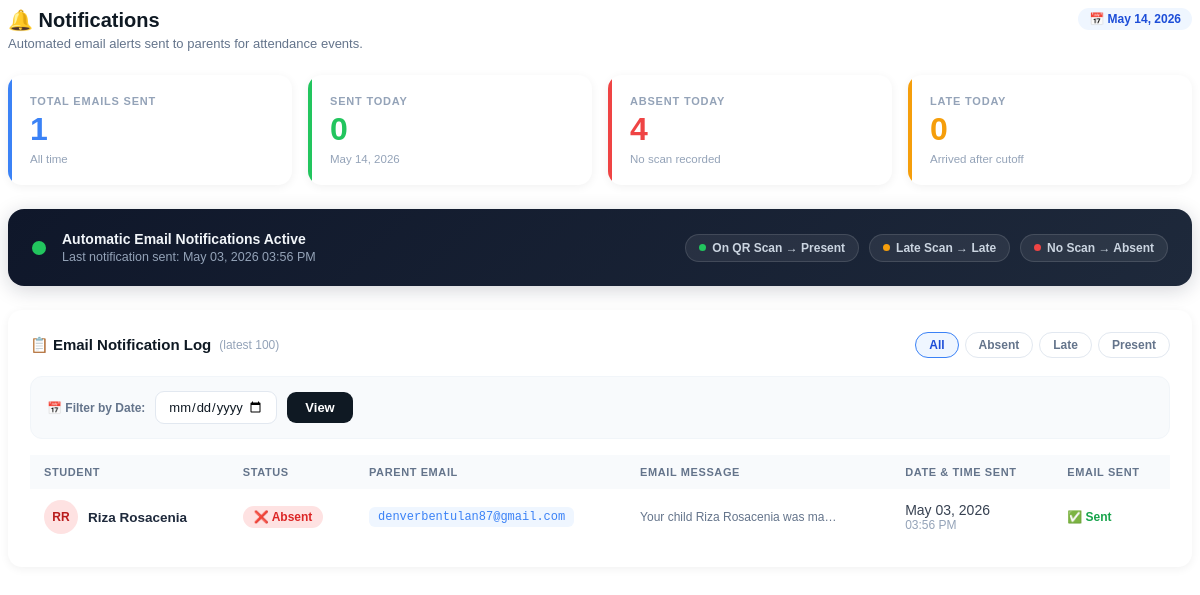
The page /pages/notifications.php on the database as committed earlier.
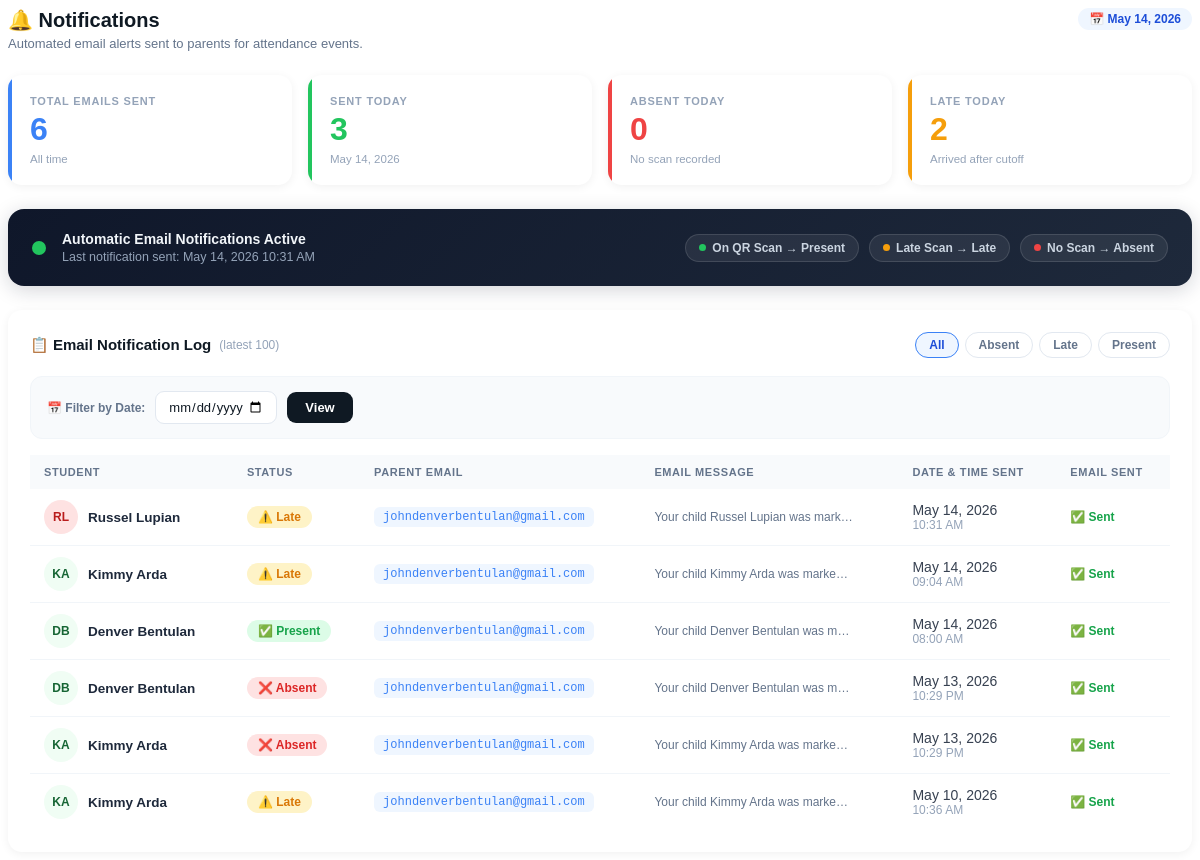
The same page on the database as committed later.
### tables this page shows
CREATE TABLE `notifications` (
  `id` int(11) NOT NULL,
  `student_id` int(11) DEFAULT NULL,
  `message` text NOT NULL,
  `created_at` datetime DEFAULT current_timestamp(),
  `sender` varchar(100) NOT NULL,
  `is_read` tinyint(1) DEFAULT 0
);

CREATE TABLE `users` (
  `id` int(11) NOT NULL,
  `fullname` varchar(255) NOT NULL,
  `email` varchar(255) NOT NULL,
  `role` enum('admin','teacher','student','parent') NOT NULL DEFAULT 'student',
  `password` varchar(255) NOT NULL,
  `date_added` datetime DEFAULT current_timestamp(),
  `parent_email` varchar(255) DEFAULT NULL,
  `qr_code` varchar(500) DEFAULT NULL,
  `qr_token` varchar(100) DEFAULT NULL
);

### pages/notifications.php (the view, shortened to what the changed rows need)
<?php
include 'includes/db.php';
$today = date('Y-m-d');
$log_date = !empty($_GET['log_date']) ? $conn->real_escape_string($_GET['log_date']) : '';
$log_date_where = $log_date ? "AND DATE(n.created_at) = '$log_date'" : "";
$stat_date = $log_date ?: $today;
$counts = ['absent' => 0, 'late' => 0, 'present' => 0];
$lateRow = $conn->query("
    SELECT COUNT(*) as cnt FROM attendance
    WHERE scan_date = '$stat_date' AND status = 'late'
")->fetch_assoc();
$counts['late'] = (int)$lateRow['cnt'];
$presentRow = $conn->query("
    SELECT COUNT(*) as cnt FROM attendance
    WHERE scan_date = '$stat_date' AND status IN ('present','on_time')
")->fetch_assoc();
$counts['present'] = (int)$presentRow['cnt'];
$absentRow = $conn->query("
    SELECT COUNT(*) as cnt FROM users
    WHERE role = 'student'
      AND id NOT IN (
          SELECT DISTINCT student_id FROM attendance
          WHERE scan_date = '$stat_date'
            AND status IN ('present', 'on_time', 'late')
      )
")->fetch_assoc();
$counts['absent'] = (int)$absentRow['cnt'];
$totalRow  = $conn->query("SELECT COUNT(*) as total FROM notifications")->fetch_assoc();
$totalSent = $totalRow['total'] ?? 0;
$todaySentRow = $conn->query("SELECT COUNT(*) as cnt FROM notifications WHERE DATE(created_at) = '$stat_date'")->fetch_assoc();
$todaySent = (int)$todaySentRow['cnt'];
$lastRow = $conn->query("SELECT created_at FROM notifications ORDER BY created_at DESC LIMIT 1")->fetch_assoc();
$lastSentTime = $lastRow ? date('M d, Y h:i A', strtotime($lastRow['created_at'])) : 'No notifications yet';
$log = $conn->query("
    SELECT
        n.id,
        n.message,
        n.created_at,
        n.sender,
        n.is_read,
        u.fullname   AS student_name,
        u.parent_email
    FROM notifications n
    JOIN users u ON u.id = n.student_id
    WHERE 1=1 $log_date_where
    ORDER BY n.created_at DESC
    LIMIT 100
");
function getInitials($name) {
    $parts    = array_filter(explode(' ', trim($name)));
    $initials = '';
    foreach (array_slice($parts, 0, 2) as $part)
        $initials .= strtoupper(mb_substr($part, 0, 1));
    return $initials ?: '?';
}
function avatarColor($name) {
    $colors = [
        ['#dbeafe','#1d4ed8'],
        ['#dcfce7','#15803d'],
        ['#ede9fe','#6d28d9'],
        ['#fef3c7','#92400e'],
        ['#fee2e2','#b91c1c'],
        ['#e0f2fe','#0369a1'],
        ['#fce7f3','#9d174d'],
        ['#f0fdf4','#166534'],
    ];
    return $colors[abs(crc32($name)) % count($colors)];
}
function detectStatus($message) {
    $msg = strtolower(strip_tags($message));
    if (str_contains($msg, 'absent'))  return 'absent';
    if (str_contains($msg, 'late'))    return 'late';
    if (str_contains($msg, 'present')) return 'present';
    return 'unknown';
}
?>
<div class="notif-page">
    <div class="stat-row">
        <div class="stat-card blue">
            <div class="stat-label">Total Emails Sent</div>
            <div class="stat-val"><?= number_format($totalSent) ?></div>
            <div class="stat-sub">All time</div>
        </div>
        <div class="stat-card green">
            <div class="stat-label"><?= $log_date ? 'Sent on Date' : 'Sent Today' ?></div>
            <div class="stat-val"><?= number_format($todaySent) ?></div>
            <div class="stat-sub"><?= date('M d, Y', strtotime($stat_date)) ?></div>
        </div>
        <div class="stat-card red">
            <div class="stat-label"><?= $log_date ? 'Absent on Date' : 'Absent Today' ?></div>
            <div class="stat-val"><?= $counts['absent'] ?></div>
            <div class="stat-sub">No scan recorded</div>
        </div>
        <div class="stat-card amber">
            <div class="stat-label"><?= $log_date ? 'Late on Date' : 'Late Today' ?></div>
            <div class="stat-val"><?= $counts['late'] ?></div>
            <div class="stat-sub">Arrived after cutoff</div>
        </div>
    </div>
    <div class="auto-status-card">
        <div class="auto-status-left">
            <div class="auto-status-text">
                <strong>Automatic Email Notifications Active</strong>
                <span>Last notification sent: <?= htmlspecialchars($lastSentTime) ?></span>
            </div>
        </div>
    </div>
    <div class="feed-card">
        <div style="overflow-x:auto;">
        <table class="data-table" id="notif-log-table">
            <thead>
                <tr>
                    <th>Student</th>
                    <th>Status</th>
                    <th>Parent Email</th>
                    <th>Email Message</th>
                    <th>Date &amp; Time Sent</th>
                    <th>Email Sent</th>
                </tr>
            </thead>
            <tbody>
            <?php if ($log && $log->num_rows > 0): ?>
                <?php while ($n = $log->fetch_assoc()):
                    $initials  = getInitials($n['student_name']);
                    [$bgColor, $textColor] = avatarColor($n['student_name']);
                    $status     = detectStatus($n['message']);
                    $statusIcon = $status === 'absent' ? '❌' : ($status === 'late' ? '⚠️' : '✅');
                    $snippet    = htmlspecialchars(mb_substr(strip_tags($n['message']), 0, 75)) . '…';
                ?>
                <tr data-status="<?= $status ?>">
                    <td>
                        <div class="student-cell">
                            <div class="avatar-circle" style="background:<?= $bgColor ?>;color:<?= $textColor ?>;">
                                <?= htmlspecialchars($initials) ?>
                            </div>
                            <span class="student-cell-name"><?= htmlspecialchars($n['student_name']) ?></span>
                        </div>
                    </td>
                    <td>
                        <span class="badge <?= $status ?>">
                            <?= $statusIcon ?> <?= ucfirst($status) ?>
                        </span>
                    </td>
                    <td>
                        <span class="email-pill">
                            <?= htmlspecialchars($n['parent_email'] ?? '—') ?>
                        </span>
                    </td>
                    <td class="msg-cell">
                        <span class="msg-snippet"><?= $snippet ?></span>
                    </td>
                    <td class="date-cell">
                        <?= date('M d, Y', strtotime($n['created_at'])) ?>
                        <br>
                        <span style="color:#94a3b8;font-size:12px;">
                            <?= date('h:i A', strtotime($n['created_at'])) ?>
                        </span>
                    </td>
                    <td><span class="notif-sent-badge">✅ Sent</span></td>
                </tr>
                <?php endwhile; ?>
            <?php endif; ?>
            </tbody>
        </table>
        </div>
    </div>
</div>

Rows that differ between the two databases and show on the page:
removed notifications: created_at "May 03, 2026 03:56 PM", student.fullname "RR", student.fullname "Riza Rosacenia", message "❌", message "Absent", student.parent_email "denverbentulan87@gmail.com", message "Your child Riza Rosacenia was ma…", created_at "May 03, 2026", created_at "03:56 PM"
added notifications: created_at "May 14, 2026 10:31 AM", student.fullname "RL", student.fullname "Russel Lupian", message "⚠️", message "Late", student.parent_email "johndenverbentulan@gmail.com", message "Your child Russel Lupian was mark…", created_at "May 14, 2026", created_at "10:31 AM"
added notifications: student.fullname "KA", student.fullname "Kimmy Arda", message "⚠️", message "Late", student.parent_email "johndenverbentulan@gmail.com", message "Your child Kimmy Arda was marke…", created_at "May 14, 2026", created_at "09:04 AM"
added notifications: student.fullname "DB", student.fullname "Denver Bentulan", message "✅", message "Present", student.parent_email "johndenverbentulan@gmail.com", message "Your child Denver Bentulan was m…", created_at "May 14, 2026", created_at "08:00 AM"
added notifications: student.fullname "DB", student.fullname "Denver Bentulan", message "❌", message "Absent", student.parent_email "johndenverbentulan@gmail.com", message "Your child Denver Bentulan was m…", created_at "May 13, 2026", created_at "10:29 PM"
added notifications: student.fullname "KA", student.fullname "Kimmy Arda", message "❌", message "Absent", student.parent_email "johndenverbentulan@gmail.com", message "Your child Kimmy Arda was marke…", created_at "May 13, 2026", created_at "10:29 PM"
added notifications: student.fullname "KA", student.fullname "Kimmy Arda", message "⚠️", message "Late", student.parent_email "johndenverbentulan@gmail.com", message "Your child Kimmy Arda was marke…", created_at "May 10, 2026", created_at "10:36 AM"
Other text that changed with them:
$totalSent: "1" → "6"
$todaySent: "0" → "3"
$counts['absent']: "4" → "0"
$counts['late']: "0" → "2"
